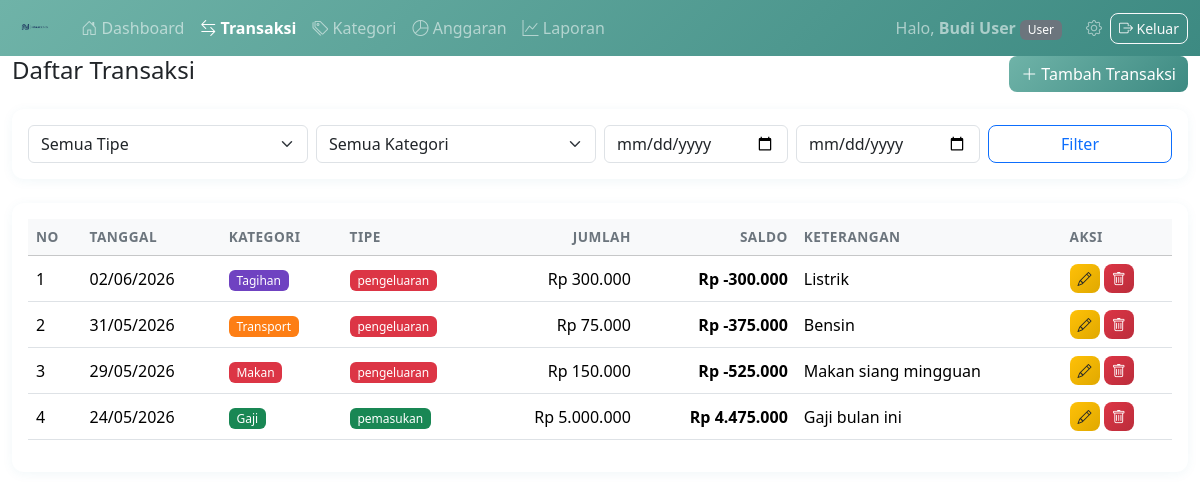
The app's page /pages/transaksi/index.php (signed in) with its own data.
### tables this page shows
CREATE TABLE transaksi (
    id              INT AUTO_INCREMENT PRIMARY KEY,
    user_id         INT NOT NULL,
    kategori_id     INT NOT NULL,
    tipe            ENUM('pemasukan', 'pengeluaran') NOT NULL,
    jumlah          DECIMAL(15,2) NOT NULL,
    mata_uang       VARCHAR(10) NOT NULL DEFAULT 'IDR',
    tanggal         DATE NOT NULL,
    keterangan      TEXT NULL,
    bukti           VARCHAR(255) NULL,
    created_at      DATETIME DEFAULT CURRENT_TIMESTAMP,
    updated_at      DATETIME DEFAULT CURRENT_TIMESTAMP ON UPDATE CURRENT_TIMESTAMP,
    FOREIGN KEY (user_id) REFERENCES users(id) ON DELETE CASCADE,
    FOREIGN KEY (kategori_id) REFERENCES kategori(id) ON DELETE RESTRICT
);

CREATE TABLE kategori (
    id              INT AUTO_INCREMENT PRIMARY KEY,
    user_id         INT NOT NULL,
    nama_kategori   VARCHAR(100) NOT NULL,
    tipe            ENUM('pemasukan', 'pengeluaran') NOT NULL,
    warna           VARCHAR(7) DEFAULT '#6c757d',
    created_at      DATETIME DEFAULT CURRENT_TIMESTAMP,
    FOREIGN KEY (user_id) REFERENCES users(id) ON DELETE CASCADE
);

### pages/transaksi/index.php (the view, shortened to what this page needs)
<?php
require_once '../../includes/header.php';
require_once '../../includes/navbar.php';
$user_id = $_SESSION['user_id'];
$tgl_mulai     = $_GET['tgl_mulai'] ?? '';
$tgl_selesai   = $_GET['tgl_selesai'] ?? '';
$where = "WHERE t.user_id = ?";
$params = [$user_id];
$stmt = $pdo->prepare("
    SELECT t.*, k.nama_kategori, k.warna
    FROM transaksi t
    JOIN kategori k ON t.kategori_id = k.id
    $where
    ORDER BY t.tanggal DESC, t.id DESC
");
$stmt->execute($params);
$transaksis = $stmt->fetchAll();
?>
<div class="container-fluid">
    <div class="d-flex justify-content-between align-items-center mb-3">
        <h4>Daftar Transaksi</h4>
        <a href="add.php" class="btn btn-primary"><i class="bi bi-plus-lg"></i> Tambah Transaksi</a>
    </div>
    <div class="card mb-4">
        <div class="card-body">
            <form method="GET" class="row g-2">
                <div class="col-md-3">
                    <select name="tipe" class="form-select">
                        <option value="">Semua Tipe</option>
                    </select>
                </div>
                <div class="col-md-3">
                    <select name="kategori_id" class="form-select">
                        <option value="">Semua Kategori</option>
                    </select>
                </div>
                <div class="col-md-2">
                    <input type="date" name="tgl_mulai" class="form-control" value="<?= $tgl_mulai ?>" placeholder="Dari">
                </div>
                <div class="col-md-2">
                    <input type="date" name="tgl_selesai" class="form-control" value="<?= $tgl_selesai ?>" placeholder="Sampai">
                </div>
                <div class="col-md-2">
                    <button type="submit" class="btn btn-outline-primary w-100">Filter</button>
                </div>
            </form>
        </div>
    </div>
    <div class="card">
        <div class="card-body table-responsive">
            <table class="table table-hover align-middle">
                <thead class="table-light">
                    <tr>
                        <th>No</th>
                        <th>Tanggal</th>
                        <th>Kategori</th>
                        <th>Tipe</th>
                        <th class="text-end">Jumlah</th>
                        <th class="text-end">Saldo</th>
                        <th>Keterangan</th>
                        <th>Aksi</th>
                    </tr>
                </thead>
                <tbody>
                    <?php if (empty($transaksis)): ?>
                    <tr>
                        <td colspan="8" class="text-center text-muted py-4">Belum ada transaksi.</td>
                    </tr>
                    <?php else: ?>
                    <?php
                    $saldo = 0;
                    $no = 1;
                    foreach ($transaksis as $t):
                        $saldo += ($t['tipe'] == 'pemasukan') ? $t['jumlah'] : -$t['jumlah'];
                    ?>
                    <tr>
                        <td><?= $no++ ?></td>
                        <td><?= date('d/m/Y', strtotime($t['tanggal'])) ?></td>
                        <td>
                            <span class="badge" style="background-color: <?= $t['warna'] ?>">
                                <?= htmlspecialchars($t['nama_kategori']) ?>
                            </span>
                        </td>
                        <td>
                            <span class="badge bg-<?= $t['tipe'] == 'pemasukan' ? 'success' : 'danger' ?>">
                                <?= $t['tipe'] ?>
                            </span>
                        </td>
                        <td class="text-end">Rp <?= number_format($t['jumlah'], 0, ',', '.') ?></td>
                        <td class="text-end fw-bold">Rp <?= number_format($saldo, 0, ',', '.') ?></td>
                        <td><?= htmlspecialchars($t['keterangan'] ?? '') ?></td>
                        <td>
                            <a href="edit.php?id=<?= $t['id'] ?>" class="btn btn-warning btn-sm" title="Edit">
                                <i class="bi bi-pencil"></i>
                            </a>
                            <a href="delete.php?id=<?= $t['id'] ?>" class="btn btn-danger btn-sm" title="Hapus">
                                <i class="bi bi-trash"></i>
                            </a>
                        </td>
                    </tr>
                    <?php endforeach; ?>
                    <?php endif; ?>
                </tbody>
            </table>
        </div>
    </div>
</div>
<?php require_once '../../includes/footer.php'; ?>

### assets/css/style.css (style rules this page uses)
.card { border: none; box-shadow: 0 2px 12px rgba(16, 112, 160, 0.06); border-radius: 12px; transition: box-shadow 0.2s; }
.table th { font-weight: 600; font-size: 0.85rem; text-transform: uppercase; letter-spacing: 0.5px; color: #6c757d; }
.table td { vertical-align: middle; }
.btn { border-radius: 8px; font-weight: 500; transition: all 0.2s; }
.btn-primary { background: linear-gradient(135deg, #6fb3a8, #3d8a82); border: none; }
.btn-danger { background: linear-gradient(135deg, #dc3545, #bb2d3b); border: none; }
.btn-warning { background: linear-gradient(135deg, #ffc107, #e0a800); border: none; color: #212529; }
.badge { font-weight: 500; padding: 0.35em 0.65em; border-radius: 6px; }

### records on screen
transaksi: tanggal "02/06/2026", kategori.nama_kategori "Tagihan", tipe "pengeluaran", jumlah "300.000", saldo "-300.000", keterangan "Listrik"
transaksi: tanggal "31/05/2026", kategori.nama_kategori "Transport", tipe "pengeluaran", jumlah "75.000", saldo "-375.000", keterangan "Bensin"
transaksi: tanggal "29/05/2026", kategori.nama_kategori "Makan", tipe "pengeluaran", jumlah "150.000", saldo "-525.000", keterangan "Makan siang mingguan"
transaksi: tanggal "24/05/2026", kategori.nama_kategori "Gaji", tipe "pemasukan", jumlah "5.000.000", saldo "4.475.000", keterangan "Gaji bulan ini"

### other values on screen
$_SESSION['nama_lengkap'] "Budi User"
$current_role "User"
